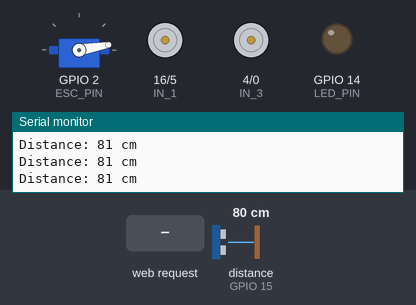
Recording of a sketch running on a simulated ESP8266 (NodeMCU). Shown: servo, motor-driver pin pairs drawn as motors (green arrow = first pin HIGH = forward, orange = second pin HIGH = backward, longer = more drive, scaled by the enable pin), output pins drawn as LEDs (lit = HIGH), the last lines printed to the serial monitor. The inputs (shaded band) are chosen by the test bench; at power-on: distance to the obstacle (sensor on GPIO 15) 80 cm. The echo pulse lasts 58.3 µs per cm.

Above: at 5.2 s.
5.3 s: distance to the obstacle (sensor on GPIO 15) set to 32 cm
6.8 s: distance to the obstacle (sensor on GPIO 15) set to 26 cm
At 7.3 s:
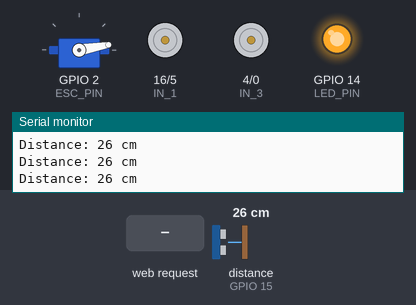
8.3 s: HTTP request GET /?State=F received
9.8 s: HTTP request GET /?State=B received
At 10.1 s:
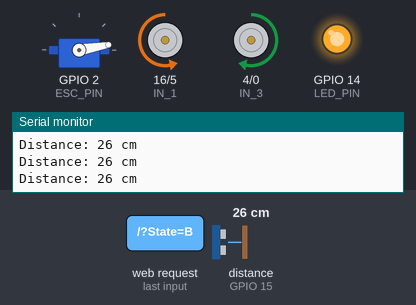
11.3 s: distance to the obstacle (sensor on GPIO 15) set to 35 cm
At 12.0 s:
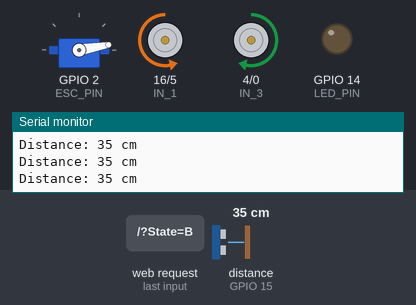
12.8 s: HTTP request GET /?State=L received
At 14.0 s:
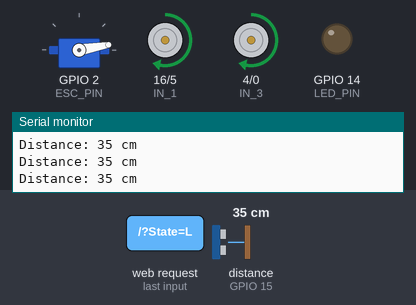
Timing chart, 0 to 15.3 s (numbered marks = the images above; inputs shaded):
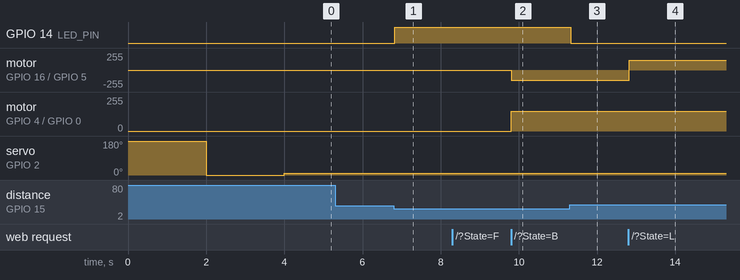

Measured:
- the behaviour switches between 30 and 29 cm on distance to the obstacle (sensor on GPIO 15) (found by bisection; images 0 and 1)
- after the input at 6.8 s, GPIO 14 (LED_PIN): LOW → HIGH at once
- after the input at 9.8 s, motor on GPIO 16 (IN_1) / GPIO 5 (IN_2): stopped → backward 150/255 at once; motor on GPIO 4 (IN_3) / GPIO 0 (IN_4): stopped → forward 150/255 at once
- after the input at 11.3 s, GPIO 14 (LED_PIN): HIGH → LOW at once
- after the input at 12.8 s, motor on GPIO 16 (IN_1) / GPIO 5 (IN_2): backward 150/255 → forward 150/255 at once

The sketch:

Final_Grass_Cutter.ino
```cpp
#include <ESP8266WiFi.h>
#include <WiFiClient.h>
#include <ESP8266WebServer.h>
#include <NewPing.h>
#include<Servo.h>

//SSID and Password to your ESP Access Point
const char* ssid = " GrassCutter Robot ";
const char* password = "87654321";

#define ENA   3     // Enable/speed motors Right    GPIO4(D2)
#define IN_1  16     // L298N in1 motors Right       GPIO0(D3)
#define IN_2  5     // L298N in2 motors Right       GPIO2(D4)
#define IN_3  4    // L298N in3 motors Left        GPIO12(D6)
#define IN_4  0    // L298N in4 motors Left        GPIO13(D7)
#define ENB   1    // Enable/speed motors Left     GPIO15(D8)
#define TRIGGER_PIN  13
#define ECHO_PIN     15
#define MAX_DISTANCE 200
#define LED_PIN      14
#define ESC_PIN 2

String command;             //String to store app command state.
int speedCar = 150; // 0 to 255
int speed_low = 60;

ESP8266WebServer server(80);
NewPing sonar(TRIGGER_PIN, ECHO_PIN, MAX_DISTANCE);
Servo esc;

void setup() {

  Serial.begin(9600);
  esc.attach(ESC_PIN,  1000, 2000);
  esc.write(180);
  delay(2000);
  esc.write(0);
  delay(2000);
  esc.write(10);

 pinMode(ENA, OUTPUT);
 pinMode(IN_1, OUTPUT);
 pinMode(IN_2, OUTPUT);
 pinMode(IN_3, OUTPUT);
 pinMode(IN_4, OUTPUT);
 pinMode(ENB, OUTPUT);
 pinMode(LED_PIN, OUTPUT);


// Connecting WiFi

  WiFi.mode(WIFI_AP);           //Only Access point
  WiFi.softAP(ssid, password);  //Start HOTspot removing password will disable security

  IPAddress myIP = WiFi.softAPIP();
  Serial.print("AP IP address: ");
  Serial.println(myIP);

 // Starting WEB-server
     server.on ( "/", HTTP_handleRoot );
     server.onNotFound ( HTTP_handleRoot );
     server.begin();
}

void loop() {
    unsigned int distance = sonar.ping_cm(); // Perform a single distance measurement in centimeters
    Serial.print("Distance: ");
    Serial.print(distance);
    Serial.println(" cm");

    if (distance < 30) {
      digitalWrite(LED_PIN, HIGH); // Turn on the LED
      server.handleClient();

      command = server.arg("State");
           if (command == "F") stopRobot();
      else if (command == "B") goBack();
      else if (command == "L") stopRobot();
      else if (command == "R") stopRobot();
      else if (command == "I") stopRobot();
      else if (command == "G") stopRobot();
      else if (command == "J") stopRobot();
      else if (command == "H") stopRobot();
      else if (command == "0") speedCar = 100;
      else if (command == "1") speedCar = 120;
      else if (command == "2") speedCar = 140;
      else if (command == "3") speedCar = 160;
      else if (command == "4") speedCar = 180;
      else if (command == "5") speedCar = 200;
      else if (command == "6") speedCar = 215;
      else if (command == "7") speedCar = 230;
      else if (command == "8") speedCar = 240;
      else if (command == "9") speedCar = 255;
      else if (command == "S") stopRobot();
    } else {
      digitalWrite(LED_PIN, LOW); // Turn off the LED
      server.handleClient();

      command = server.arg("State");
           if (command == "F") goForword();
      else if (command == "B") goBack();
      else if (command == "L") goLeft();
      else if (command == "R") goRight();
      else if (command == "I") goForwordRight();
      else if (command == "G") goForwordLeft();
      else if (command == "J") goBackRight();
      else if (command == "H") goBackLeft();
      else if (command == "0") speedCar = 100;
      else if (command == "1") speedCar = 120;
      else if (command == "2") speedCar = 140;
      else if (command == "3") speedCar = 160;
      else if (command == "4") speedCar = 180;
      else if (command == "5") speedCar = 200;
      else if (command == "6") speedCar = 215;
      else if (command == "7") speedCar = 230;
      else if (command == "8") speedCar = 240;
      else if (command == "9") speedCar = 255;
      else if (command == "S") stopRobot();
    }

}

void HTTP_handleRoot(void) {

if( server.hasArg("State") ){
       Serial.println(server.arg("State"));
  }
  server.send ( 200, "text/html", "" );
  delay(1);
}

void goForword(){

      digitalWrite(IN_1, HIGH);
      digitalWrite(IN_2, LOW);
      analogWrite(ENA, speedCar);

      digitalWrite(IN_3, LOW);
      digitalWrite(IN_4, HIGH);
      analogWrite(ENB, speedCar);
  }

void goBack(){

      digitalWrite(IN_1, LOW);
      digitalWrite(IN_2, HIGH);
      analogWrite(ENA, speedCar);

      digitalWrite(IN_3, HIGH);
      digitalWrite(IN_4, LOW);
      analogWrite(ENB, speedCar);
  }

void goRight(){

      digitalWrite(IN_1, LOW);
      digitalWrite(IN_2, HIGH);
      analogWrite(ENA, speedCar);

      digitalWrite(IN_3, LOW);
      digitalWrite(IN_4, HIGH);
      analogWrite(ENB, speedCar);
  }

void goLeft(){

      digitalWrite(IN_1, HIGH);
      digitalWrite(IN_2, LOW);
      analogWrite(ENA, speedCar);

      digitalWrite(IN_3, HIGH);
      digitalWrite(IN_4, LOW);
      analogWrite(ENB, speedCar);
  }

void goForwordRight(){

      digitalWrite(IN_1, HIGH);
      digitalWrite(IN_2, LOW);
      analogWrite(ENA, speedCar-speed_low);

      digitalWrite(IN_3, LOW);
      digitalWrite(IN_4, HIGH);
      analogWrite(ENB, speedCar);
   }

void goForwordLeft(){

      digitalWrite(IN_1, HIGH);
      digitalWrite(IN_2, LOW);
      analogWrite(ENA, speedCar);

      digitalWrite(IN_3, LOW);
      digitalWrite(IN_4, HIGH);
      analogWrite(ENB, speedCar-speed_low);
  }

void goBackRight(){

      digitalWrite(IN_1, LOW);
      digitalWrite(IN_2, HIGH);
      analogWrite(ENA, speedCar-speed_low);

      digitalWrite(IN_3, HIGH);
      digitalWrite(IN_4, LOW);
      analogWrite(ENB, speedCar);
  }

void goBackLeft(){

      digitalWrite(IN_1, LOW);
      digitalWrite(IN_2, HIGH);
      analogWrite(ENA, speedCar);

      digitalWrite(IN_3, HIGH);
      digitalWrite(IN_4, LOW);
      analogWrite(ENB, speedCar-speed_low);
  }

void stopRobot(){

      digitalWrite(IN_1, LOW);
      digitalWrite(IN_2, LOW);
      analogWrite(ENA, speedCar);

      digitalWrite(IN_3, LOW);
      digitalWrite(IN_4, LOW);
      analogWrite(ENB, speedCar);
 }
```
